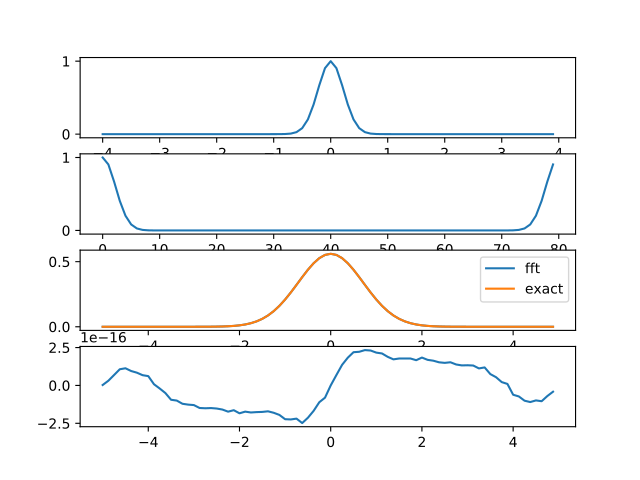

Generate this figure with Python:
import numpy as np
import matplotlib.pyplot as plt

alpha = 10

nc = 40
dt = 0.1
tmax = (nc-1) * dt
tmin = -nc * dt

# definition d'un signal gaussien
t = np.linspace(tmin, tmax, 2*nc)
x = np.exp(-alpha * t**2)

plt.subplot(411)
plt.plot(t,x)

# on effectue un ifftshift pour positionner le temps zero comme premier element
plt.subplot(412)
a = np.fft.ifftshift(x)
plt.plot(a)

A = np.fft.fft(a)
# on effectue un fftshift pour positionner la frequence zero au centre
X = dt*np.fft.fftshift(A)

# calcul des frequences avec fftfreq
n = t.size
freq = np.fft.fftfreq(n, d=dt)
f = np.fft.fftshift(freq)

# comparaison avec la solution exacte
plt.subplot(413)
plt.plot(f, np.real(X), label="fft")
plt.plot(f, np.sqrt(np.pi/alpha) * np.exp( -(np.pi*f)**2 / alpha), label="exact")
plt.legend()

plt.subplot(414)
plt.plot(f, np.imag(X))

plt.show()
